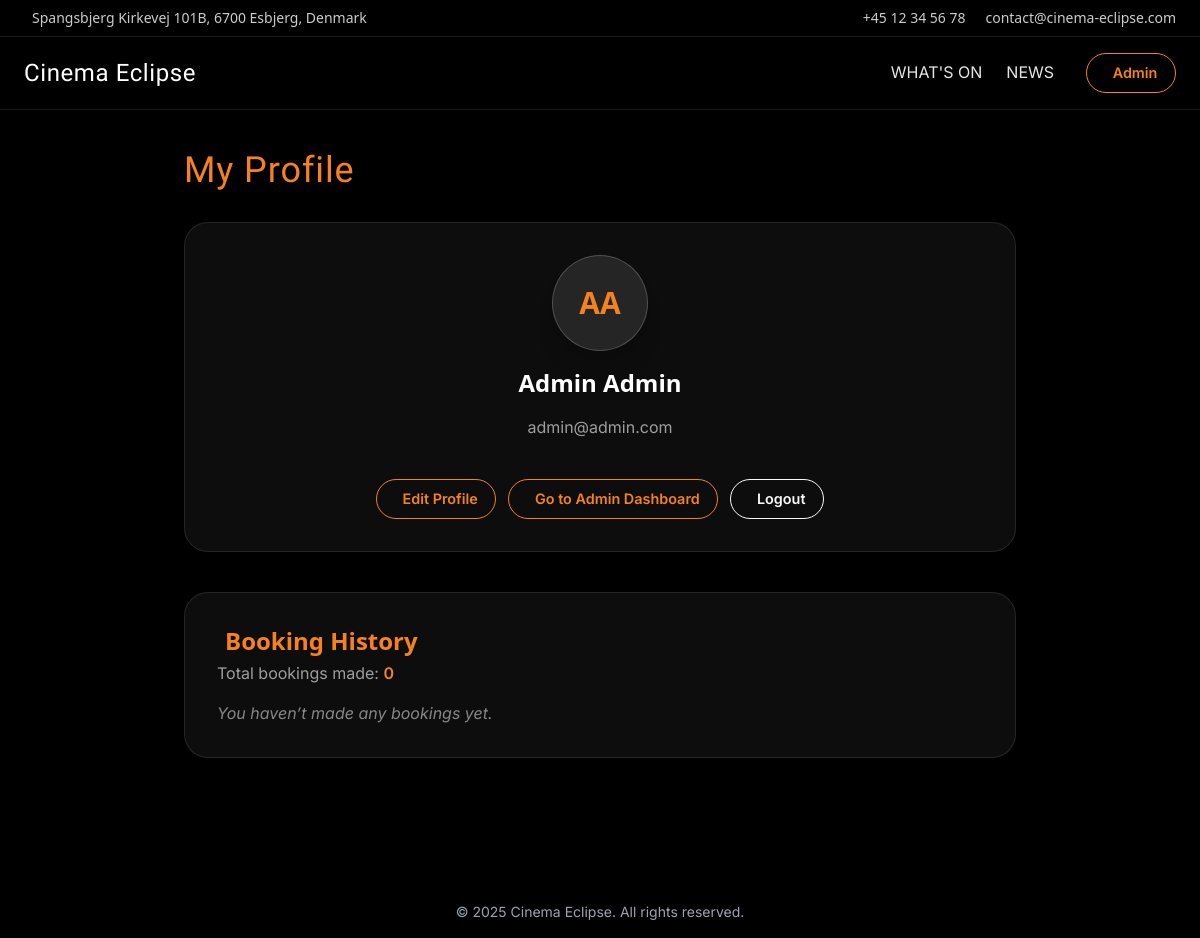
The app's page /views/profile/profile.php (signed in) with its own data.
### tables this page shows
CREATE TABLE users (
    id INT AUTO_INCREMENT PRIMARY KEY,
    email VARCHAR(100) NOT NULL UNIQUE,
    password VARCHAR(255) NOT NULL,
    firstname VARCHAR(50) NOT NULL,
    lastname VARCHAR(50) NOT NULL,
    isAdmin BOOLEAN DEFAULT FALSE
);

### admin_dashboard/views/content_blocks/content_blocks_functions.php (called while the page is built, shortened)
<?php
function getContentBlocks(PDO $db): array {
    $stmt = $db->prepare("SELECT * FROM content_blocks ORDER BY id DESC");
    $stmt->execute();
    return $stmt->fetchAll(PDO::FETCH_ASSOC);
}

### auth/session.php (called while the page is built, shortened)
<?php
class SessionManager
{
    public function __construct(PDO $db, int $timeout = 1800)
    {
        $this->timeout = $timeout;
    }
    public function getUserId(): ?int
    {
        return $_SESSION['user_id'] ?? null;
    }
    public function isAdmin(): bool
    {
        return $_SESSION['isAdmin'] ?? false;
    }
}

### admin_dashboard/views/users/users_functions.php (called while the page is built, shortened)
<?php
function getUserById(PDO $db, int $userId): ?array {
    $stmt = $db->prepare("SELECT id, firstname, lastname, email, isAdmin FROM users WHERE id = ?");
    $stmt->execute([$userId]);
    $user = $stmt->fetch(PDO::FETCH_ASSOC);
    return $user ?: null;
}
?>

### admin_dashboard/views/bookings/bookings_functions.php (called while the page is built, shortened)
<?php
function getBookingsByUserId(PDO $db, int $userId): array
{
    $stmt = $db->prepare("
        SELECT
            b.id AS booking_id,
            b.total_price,
            s.start_time,
            s.end_time,
            m.title AS movie_title,
            r.name AS room_name
        FROM bookings b
        JOIN screenings s ON b.screening_id = s.id
        JOIN movies m ON s.movie_id = m.id
        JOIN screening_rooms r ON r.id = s.screening_room_id
        WHERE b.user_id = ?
        ORDER BY s.start_time DESC
    ");
    $stmt->execute([$userId]);
    $bookings = $stmt->fetchAll(PDO::FETCH_ASSOC);
    return $bookings;
}

### views/profile/profile.php (the view, shortened to what this page needs)
<?php
require_once '../../backend/connection.php';
require_once '../../auth/session.php';
require_once '../../admin_dashboard/views/users/users_functions.php';
require_once '../../admin_dashboard/views/bookings/bookings_functions.php';
$session = new SessionManager($db);
$session->requireLogin();
$userId = $session->getUserId();
$isAdmin = $session->isAdmin();
$user = getUserById($db, $userId);
$isEditing = isset($_GET['edit']) && $_GET['edit'] === 'true';
$bookings = getBookingsByUserId($db, $userId);
$totalBookings = count($bookings);
$firstname = htmlspecialchars($user['firstname']);
$lastname = htmlspecialchars($user['lastname']);
$email = htmlspecialchars($user['email']);
?>
<!DOCTYPE html>
<html lang="en">
<?php include '../../shared/head.php'; ?>
<body class="bg-black font-sans">
<?php include '../../shared/header.php'; ?>
<section class="px-6 md:px-8 py-10 max-w-4xl mx-auto">
    <h1 class="text-4xl font-[Limelight] tracking-wide text-secondary mb-8">My Profile</h1>
    <div class="rounded-3xl border border-white/10 bg-white/5 backdrop-blur p-8 mb-10 shadow-2xl">
        <div class="flex flex-col items-center gap-4">
            <div class="w-24 h-24 rounded-full bg-white/10 border border-white/20
                        flex items-center justify-center text-3xl font-bold text-secondary shadow-xl">
                <?= strtoupper($firstname[0] . ($lastname[0] ?? '')) ?>
            </div>
            <h2 class="text-2xl font-semibold text-white"><?= "$firstname $lastname" ?></h2>
            <p class="text-white/60"><?= $email ?></p>
            <?php if ($isEditing): ?>
                <form method="POST" class="mt-6 w-full max-w-md space-y-4">
                    <input type="text" name="firstname" value="<?= $firstname ?>" placeholder="First name"
                           required class="w-full p-3 rounded-xl bg-black/30 border border-white/10 text-white">
                    <input type="text" name="lastname" value="<?= $lastname ?>" placeholder="Last name"
                           required class="w-full p-3 rounded-xl bg-black/30 border border-white/10 text-white">
                    <input type="email" name="email" value="<?= $email ?>" placeholder="Email"
                           required class="w-full p-3 rounded-xl bg-black/30 border border-white/10 text-white">
                    <div class="relative">
                        <input id="new-password" type="password" name="new_password"
                               placeholder="New password (optional)"
                               class="w-full p-3 rounded-xl bg-black/30 border border-white/10">
                        <button type="button" id="toggle-new-password"
                                class="absolute right-3 top-1/2 -translate-y-1/2 ">
                            <i class="pi pi-eye"></i>
                        </button>
                    </div>
                    <div class="relative">
                        <input id="current-password" type="password" name="current_password"
                               placeholder="Current password (required)" required
                               class="w-full p-3 rounded-xl bg-black/30 border border-white/10">
                        <button type="button" id="toggle-current-password"
                                class="absolute right-3 top-1/2 -translate-y-1/2">
                            <i class="pi pi-eye"></i>
                        </button>
                    </div>
                    <div class="flex gap-3">
                        <button type="submit"
                                class="btn-full w-1/2">
                            Save Changes
                        </button>
                        <a href="profile.php"
                           class="w-1/2 btn-white">
                            Cancel
                        </a>
                    </div>
                </form>
            <?php else: ?>
                <div class="mt-6 flex flex-wrap justify-center gap-3">
                    <a href="profile?edit=true"
                       class="btn">
                        Edit Profile
                    </a>
                    <?php if ($isAdmin): ?>
                        <a href="/cinema-website/admin_dashboard/admin_dashboard.php"
                           class="btn">
                            Go to Admin Dashboard
                        </a>
                    <?php endif; ?>
                    <a href="../../auth/logout.php"
                       class="btn-white">
                        Logout
                    </a>
                </div>
            <?php endif; ?>
        </div>
    </div>
    <div class="rounded-3xl border border-white/10 bg-white/5 backdrop-blur p-8 shadow-2xl">
        <h2 class="text-2xl font-semibold mb-1 text-secondary flex items-center gap-2">
            <i class="pi pi-ticket"></i> Booking History
        </h2>
        <p class="text-white/60 mb-4">
            Total bookings made:
            <span class="text-secondary font-semibold"><?= $totalBookings ?></span>
        </p>
        <?php if (empty($bookings)): ?>
            <p class="text-white/50 italic">You haven’t made any bookings yet.</p>
        <?php endif; ?>
    </div>
</section>
<?php include '../../shared/footer.php'; ?>
</body>
</html>

### shared/header.php (shortened to what this page needs)
<?php
$current = basename($_SERVER['PHP_SELF']);
if (!function_exists('isActive')) {
    function isActive($page, $current) {
        return $current === $page ? 'text-[var(--secondary)] after:scale-x-100' : 'text-white/90 hover:text-[var(--secondary)]';
    }
}
$userName = null;
if (isset($_SESSION['user_id'])) {
    require_once __DIR__ . '/../backend/connection.php';
    $stmt = $db->prepare("SELECT firstname FROM users WHERE id = ?");
    $stmt->execute([$_SESSION['user_id']]);
    $user = $stmt->fetch(PDO::FETCH_ASSOC);
    if ($user && isset($user['firstname'])) {
        $userName = $user['firstname'];
    }
}
require_once __DIR__ . '/../admin_dashboard/views/content_blocks/content_blocks_functions.php';
$blocks = getContentBlocks($db);
$contact = [];
foreach ($blocks as $block) {
    $contact[$block['tag']] = $block['text'];
}
?>
<header class="sticky top-0 z-50">
    <div class="bg-black text-white/80 text-sm border-b border-white/10">
        <div class="max-w-7xl mx-auto px-6 py-2 flex justify-between items-center">
            <div class="flex items-center gap-2">
                <span><?= $contact['contact_address'] ?? 'Address unavailable' ?></span>
            </div>
            <div class="flex items-center gap-4">
                <div class="flex items-center gap-1">
                    <span><?= $contact['contact_phone'] ?? 'Phone unavailable' ?></span>
                </div>
                <div class="hidden md:flex items-center gap-1">
                    <span><?= $contact['contact_email'] ?? 'Email unavailable' ?></span>
                </div>
            </div>
        </div>
    </div>
    <div class="bg-black/70 backdrop-blur supports-[backdrop-filter]:backdrop-blur-md border-b border-white/10">
        <div class="mx-auto max-w-7xl px-6 py-4 flex items-center justify-between">
            <a href="/cinema-website/index.php" class="flex items-center gap-2">
                <span class="text-xl md:text-2xl tracking-wide text-white font-[Limelight]">Cinema Eclipse</span>
            </a>
            <nav class="hidden md:flex items-center gap-6">
                <a href="/cinema-website/views/movies_list/movies_list.php"
                   class="relative pb-0.5 transition after:absolute after:left-0 after:-bottom-0.5 after:h-[2px]
                          after:w-full after:origin-left after:scale-x-0 after:bg-[var(--secondary)]
                          after:transition <?= isActive('movies_list.php', $current) ?>">
                    WHAT'S ON
                </a>
                <a href="/cinema-website/views/news_list/news_list.php"
                   class="relative pb-0.5 transition after:absolute after:left-0 after:-bottom-0.5 after:h-[2px]
                          after:w-full after:origin-left after:scale-x-0 after:bg-[var(--secondary)]
                          after:transition <?= isActive('news_list.php', $current) ?>">
                    NEWS
                </a>
                <div class="flex items-center gap-2 ml-2">
                    <?php if ($userName): ?>
                        <a href="/cinema-website/views/profile/profile.php"
                           class="btn">
                            <i class="pi pi-user"></i> <?= $userName ?>
                        </a>
                    <?php endif; ?>
                </div>
            </nav>
        </div>
    </div>
</header>

### style.css (style rules this page uses)
:root { --primary: #ED6044; --secondary: #f5821e; --white: #f8f8f8; --black: #111111; --primary-font: 'Limelight', cursive; --body-font: 'Inter', sans-serif; }
h1, h3, h4, h5, h6 { font-family: var(--primary-font); }
body, p, li, a { font-family: var(--body-font); }
.bg-black { background-color: var(--black); }
.text-secondary { color: var(--secondary); }
.text-white { color: var(--white); }
.btn, .btn-white, .btn-full { display: inline-flex; align-items: center; justify-content: center; gap: 0.5rem; height: 40px !important; padding: 0 1.1rem !important; border-radius: 9999px; font-weight: 600; font-size: 0.9rem; white-space: nowrap; text-decoration: none; transition: 0.15s ease; }
.btn { border: 1px solid var(--secondary); background-color: transparent; color: var(--secondary); }
.btn-white { border: 1px solid var(--white); background-color: transparent; color: var(--white); }

### records on screen
users: firstname "Admin", firstname+lastname "AA", lastname "Admin", email "admin@admin.com"

### other values on screen
$contact['contact_address'] "Spangsbjerg Kirkevej 101B, 6700 Esbjerg, Denmark"
$contact['contact_phone'] "+45 12 34 56 78"
$contact['contact_email'] "contact@cinema-eclipse.com"
$totalBookings "0"
